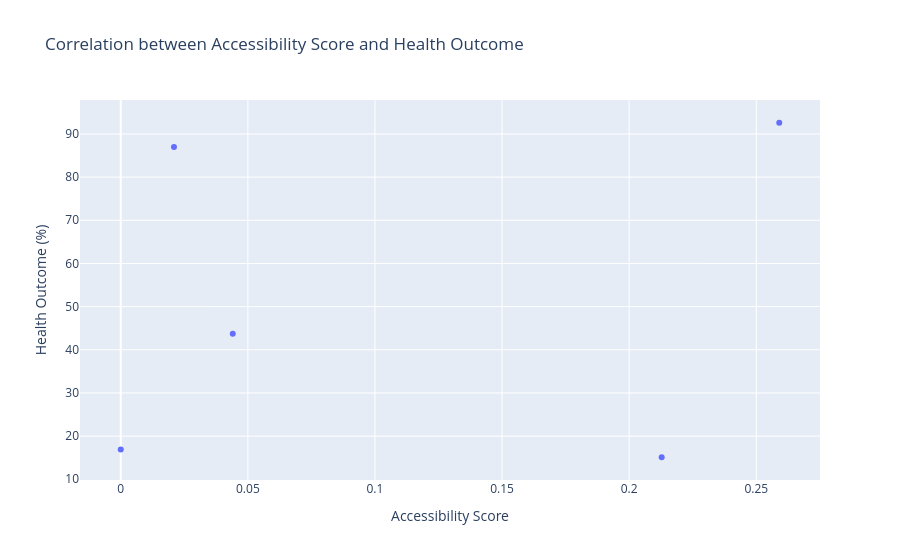

Notebook code cell kept with this figure:
### Code cell
# Visual Inspection
fig = px.scatter(
    merged_df_2,
    x='accessibility_score_y',
    y='result_x',
    title='Correlation between Accessibility Score and Health Outcome',
    labels={'accessibility_score_y': 'Accessibility Score', 'result_x': 'Health Outcome (%)'}
)
fig.show()

### Figure 1 — Plotly figure (JSON) as saved in the notebook; plotly's stock layout.template omitted (floating-point values rounded to 4 significant figures)
{"data": [{"hovertemplate": "Accessibility Score=%{x}<br>Health Outcome (%)=%{y}<extra></extra>", "legendgroup": "", "marker": {"color": "#636efa", "symbol": "circle"}, "mode": "markers", "name": "", "orientation": "v", "showlegend": false, "type": "scatter", "x": [0, 0.259, 0.02093, 0.04406, 0.2128], "xaxis": "x", "y": [16.9, 92.6, 87, 43.7, 15.1], "yaxis": "y"}], "layout": {"legend": {"tracegroupgap": 0}, "title": {"text": "Correlation between Accessibility Score and Health Outcome"}, "xaxis": {"anchor": "y", "domain": [0, 1], "title": {"text": "Accessibility Score"}}, "yaxis": {"anchor": "x", "domain": [0, 1], "title": {"text": "Health Outcome (%)"}}}}
